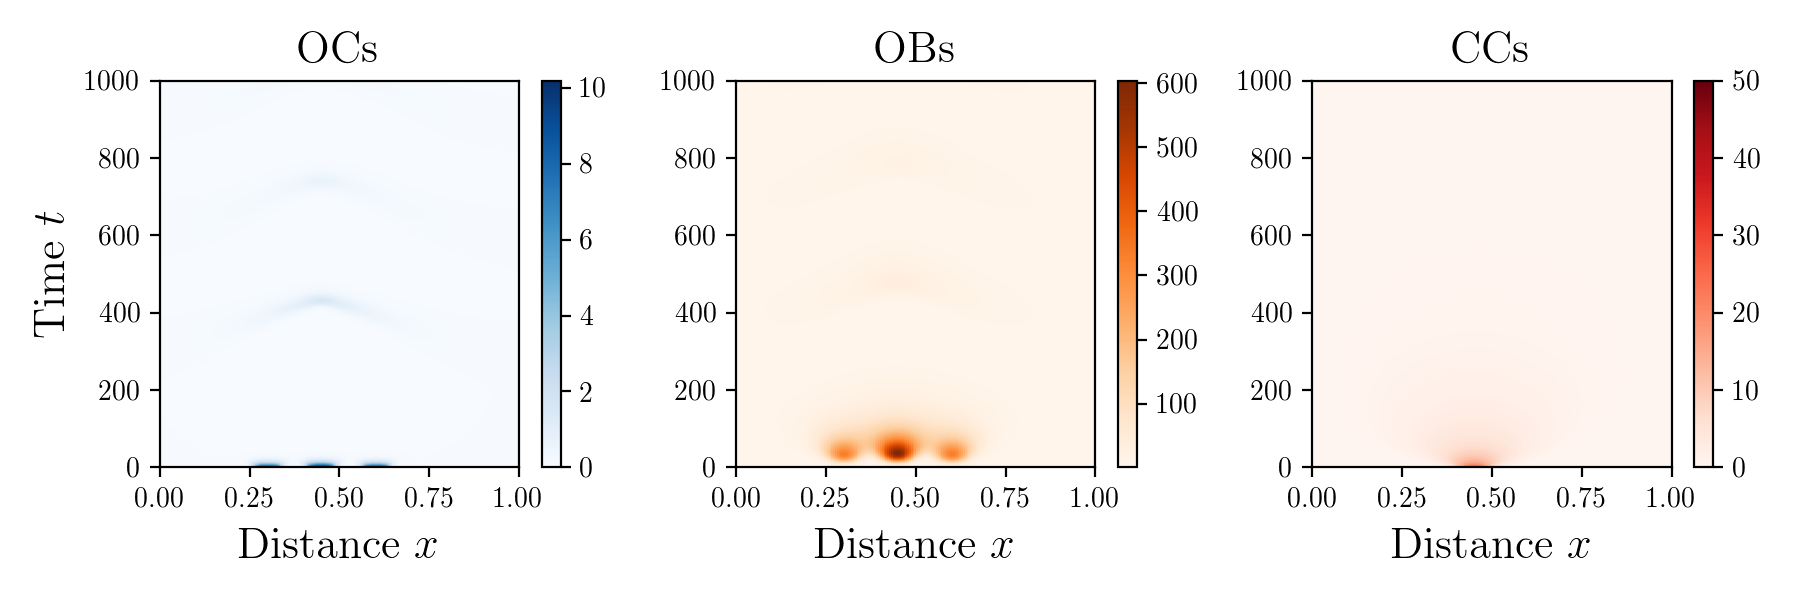

This figure's Python source:
import matplotlib
matplotlib.use("Agg")
from fipy import *
import matplotlib.animation as manimation
from matplotlib import pyplot as plt
import numpy as np
from mpl_toolkits.mplot3d import Axes3D  # noqa: F401 unused import
from matplotlib import cm
from matplotlib.ticker import LinearLocator, FormatStrFormatter

plt.rc('text', usetex=True)
plt.rc('font', family='serif')
plt.rcParams['text.usetex'] = True

plt.close('all')

FFMpegWriter = manimation.writers['ffmpeg']
# metadata = dict(title='Bone remodeling', artist='Matplotlib', comment='Movie support!')
metadata = dict(title='Bone metastasis')
writer = FFMpegWriter(fps=15, metadata=metadata)

# temporal parameters
a1 = 0.3
a2 = 0.1
b1 = 0.2
b2 = 0.02
g1 = -0.3
g2 = 0.5
# k1 = 0.07
# k2 = 0.0022
K = 300.0

# sc1
a3 = 0.045
b3 = 0.05
s1 = 0.001
s2 = -0.00005
s3 = 0.005
s4 = 0.0
k1 = 0.07
k2 = 0.0022
#y0 = np.array([10.0, 5.0, 20.0, 95.0])
#k1 = 0.08 # original
#k2 = 0.0015 # original
#y0 = np.array([10.0, 5.0, 50.0, 92.0]) # original

# sc4
# a3 = 0.055
# b3 = 0.05
# s1 = 0.0005
# s2 = -0.009
# s3 = 0.001
# s4 = 0.0
# k1 = 0.02
# k2 = 0.003
# y0 = np.array([10.0, 5.0, 1.0, 95.0])

# sc3
# a3 = 0.055
# b3 = 0.05
# s1 = 0.001
# s2 = -0.005
# s3 = 0.001
# s4 = 0.0
# k1 = 0.02
# k2 = 0.003
#y0 = np.array([10.0, 5.0, 1.0, 95.0])
#k1 = 0.023 # original
#k2 = 0.0023 # original

# diffusion parameters
# D1 = 1.e-7
# D2 = 10.0*D1

D1 = 1.e-5
D2 = D1*2.
D3 = D1*10.

# convection parameters
C1 = 0.0*1.e-5
C2 = 0.0
C3 = 0.0

convCoeff1 = (C1,)
convCoeff2 = (C2,)
convCoeff3 = (C3,)

# note: convection >= 0.1 is too high

# discretization parameters
L  = 1.
nx = 200

dx = L / float(nx)

# finalTime = 1000.0
# timeTics  = 2000

finalTime = 1000.0
timeTics  = int(finalTime * 2)

timeStep = finalTime / float(timeTics)
dt = timeStep

print("Initializing. NOTE: dx = %f, dt = %f" % (dx, dt))

# setup
mesh = Grid1D(dx=L / nx, nx=nx)

x = mesh.cellCenters[0]
# convCoeff = g*(x-L/2) * [[1.]]

u1eq = (b2/a2)**(1.0/g2)
u2eq = (b1/a1)**(1.0/g1)
u3eq = 0.0

print((u1eq,u2eq,u3eq))

u1 = CellVariable(name="OCs", mesh=mesh, value=u1eq, hasOld=True)
u2 = CellVariable(name="OBs", mesh=mesh, value=u2eq, hasOld=True)
u3 = CellVariable(name="CCs", mesh=mesh, value=u3eq, hasOld=True)

center = 0.3
radius = center/8.

initialOCs = 10.
initialOBs = 5.0
initialCCs = 50.0

u1.setValue(initialOCs, where=((center-radius < x) & (x < center+radius)))
u2.setValue(initialOBs, where=((center-radius < x) & (x < center+radius)))
# u3.setValue(initialCCs, where=((center-radius < x) & (x < center+radius)))

center += 4.*radius
u1.setValue(initialOCs, where=((center-radius < x) & (x < center+radius)))
u2.setValue(initialOBs, where=((center-radius < x) & (x < center+radius)))

u3.setValue(initialCCs, where=((center-radius/2. < x) & (x < center+radius/2.)))

center += 4.*radius
u1.setValue(initialOCs, where=((center-radius < x) & (x < center+radius)))
u2.setValue(initialOBs, where=((center-radius < x) & (x < center+radius)))
# u3.setValue(initialCCs, where=((center-9.*radius < x) & (x < center+radius)))

# epsi = 1
# u1.setValue(u1eq/50, where=((10 - 2*epsi) < x) & (x < (10 + 2*epsi)))
# u2.setValue(u2eq*20, where=((10 - epsi) < x) & (x < (10 + epsi)))

# BCs: v0(t,0) = 0, v0(t,1) = 1; v1(t,0) = 1, v1(t,1) = 0
u1.constrain(u1eq, mesh.facesLeft)
u1.constrain(u1eq, mesh.facesRight)

u2.constrain(u2eq, mesh.facesLeft)
u2.constrain(u2eq, mesh.facesRight)

u3.constrain(u3eq, mesh.facesLeft)
u3.constrain(u3eq, mesh.facesRight)

sourceCoeff1 = a1*u2**g1 + s1*u3
sourceCoeff2 = a2*u1**g2 + s2*u3
sourceCoeff3 = a3*(1.0 - u3/K) + s3*u1**g2 + s4*u2**g1

eq1 = (TransientTerm(var=u1)
       == DiffusionTerm(coeff=D1, var=u1)
        - ConvectionTerm(coeff=convCoeff1, var=u1)
        - ImplicitSourceTerm(coeff=b1, var=u1)
        + ImplicitSourceTerm(coeff=sourceCoeff1, var=u1))

eq2 = (TransientTerm(var=u2)
       == DiffusionTerm(coeff=D2, var=u2)
        - ConvectionTerm(coeff=convCoeff2, var=u2)
        - ImplicitSourceTerm(coeff=b2, var=u2)
        + ImplicitSourceTerm(coeff=sourceCoeff2, var=u2))

eq3 = (TransientTerm(var=u3)
       == DiffusionTerm(coeff=D3, var=u3)
        - ConvectionTerm(coeff=convCoeff3, var=u3)
        - ImplicitSourceTerm(coeff=b3, var=u3)
        + ImplicitSourceTerm(coeff=sourceCoeff3, var=u3))

# fig = plt.figure(figsize=(8,4))
# ax  = plt.axes()

fig, (ax1, ax2, ax3) = plt.subplots(1, 3, figsize=(12,4))

#titleString = "Bone remodeling, D1=" + str(D1) + ", A1=" + str(convCoeff1)

eqn = eq1 & eq2 & eq3
# vi = MatplotlibViewer((u1, u2, u3), axes=ax, title=titleString)
v1 = MatplotlibViewer(u1, axes=ax1)
v2 = MatplotlibViewer(u2, axes=ax2)
v3 = MatplotlibViewer(u3, axes=ax3)

# timeStep = 1
# timeTics = 1000

actualTime = 0.
test_time  = [actualTime]
test_u1    = [u1.value.copy()]
test_u2    = [u2.value.copy()]
test_u3    = [u3.value.copy()]

with writer.saving(fig, "writer_simulation.mp4", dpi=200):
    for t in range(timeTics):
        u1.updateOld()
        u2.updateOld()
        u3.updateOld()

        res1 = res2 = res3 = 1e100
        ITER = 0

        while max(res1, res2, res3) > 0.01:
            print "Sweeping:", ITER
            ITER += 1
            res1 = eq1.sweep(var=u1, dt=timeStep)
            res2 = eq2.sweep(var=u2, dt=timeStep)
            res3 = eq3.sweep(var=u3, dt=timeStep)

        # eqn.solve(dt=timeStep)

        actualTime += timeStep
        titleString = r"Bone metastasis. Time $t$=" + str(actualTime)
        fig.suptitle(titleString)
	ax1.set_xlabel(r"Distance $x$", fontsize=16)
	ax1.set_ylabel(r"Density $u$", fontsize=16)
	ax2.set_xlabel(r"Distance $x$", fontsize=16)
	ax3.set_xlabel(r"Distance $x$", fontsize=16)
        test_time += [actualTime]
        test_u1   += [u1.value.copy()]
        test_u2   += [u2.value.copy()]
        test_u3   += [u3.value.copy()]

        # vi.plot()
        v1.plot()
        ax1.get_lines()[0].set_color("blue")
        ax1.get_legend().set_visible(False)

        v2.plot()
        ax2.get_lines()[0].set_color("orange")
        ax2.get_legend().set_visible(False)

        v3.plot()
        ax3.get_lines()[0].set_color("red")
        ax3.get_legend().set_visible(False)

        fig.tight_layout()
	fig.subplots_adjust(top=0.85)

        writer.grab_frame()

        if t % 10 == 0:
            print("Time Step #: %d; Time: %f" % (t, t*timeStep))

# raw_input("finite")

xAux = range(timeTics)
yAux = range(nx)

z1Aux = np.zeros((len(yAux),len(xAux)))
z2Aux = np.zeros((len(yAux),len(xAux)))
z3Aux = np.zeros((len(yAux),len(xAux)))

for xx in xAux:
    for yy in yAux:
        z1Aux[yy][xx] = test_u1[xx][yy]
        z2Aux[yy][xx] = test_u2[xx][yy]
        z3Aux[yy][xx] = test_u3[xx][yy]

Z1 = z1Aux
Z2 = z2Aux
Z3 = z3Aux

xAux = np.linspace(0., L, nx)
yAux = np.linspace(0., finalTime, timeTics)

Y, X = np.meshgrid(yAux, xAux)

# fig = plt.figure()
# ax = fig.gca(projection='3d')
#
# surf = ax.plot_surface(X, Y, Z, cmap=cm.coolwarm,
#                        linewidth=0, antialiased=False)

# Customize the z axis.
# ax.set_zlim(-1.01, 1.01)
# ax.zaxis.set_major_locator(LinearLocator(10))
# ax.zaxis.set_major_formatter(FormatStrFormatter('%.02f'))

# Add a color bar which maps values to colors.
# fig.colorbar(surf, shrink=0.5, aspect=5)
#
# plt.show()
# raw_input("finite")

plt.figure(figsize=(9,3))
plt.subplot(131)
plt.pcolor(X, Y, Z1, cmap='Blues')
plt.xlabel(r"Distance $x$",fontsize=16)
plt.ylabel(r"Time $t$", fontsize=16)
plt.title("OCs", fontsize=16)
# plt.axis([x.min(), x.max(), y.min(), y.max()])
plt.colorbar()
# plt.show()

# plt.figure()
plt.subplot(132)
plt.pcolor(X, Y, Z2, cmap='Oranges')
plt.xlabel(r"Distance $x$",fontsize=16)
#plt.ylabel(r"Time $t$", fontsize=16)
plt.title("OBs", fontsize=16)
# plt.axis([x.min(), x.max(), y.min(), y.max()])
plt.colorbar()

plt.subplot(133)
plt.pcolor(X, Y, Z3, cmap='Reds')
plt.xlabel(r"Distance $x$",fontsize=16)
#plt.ylabel(r"Time $t$", fontsize=16)
plt.title("CCs", fontsize=16)
# plt.axis([x.min(), x.max(), y.min(), y.max()])
plt.colorbar()


plt.tight_layout()
plt.show()
plt.savefig("ocs-and-obs.png",dpi=200)

raw_input("finite")
